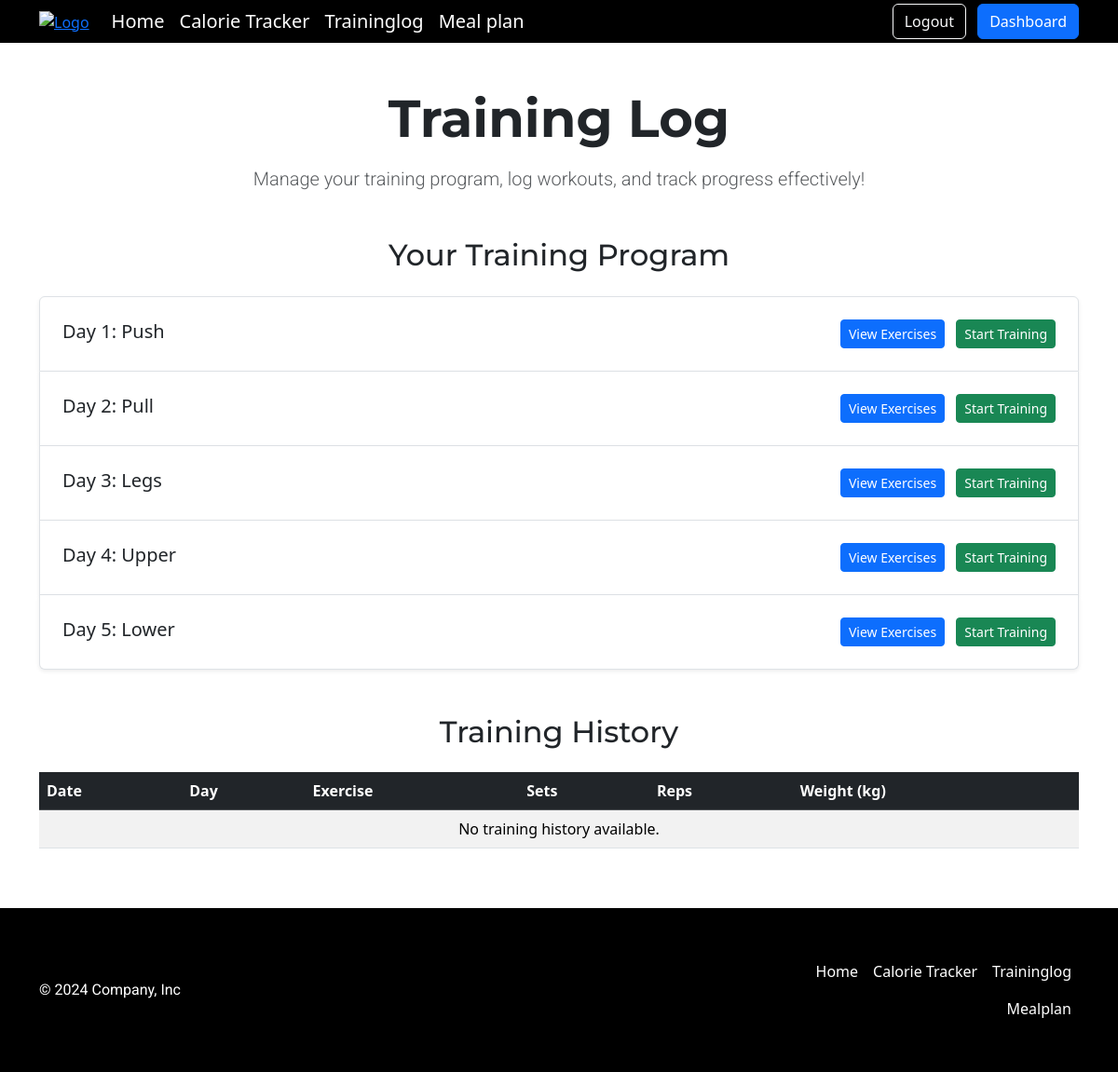
/traininglog (signed in), run on an earlier commit of the app's database.
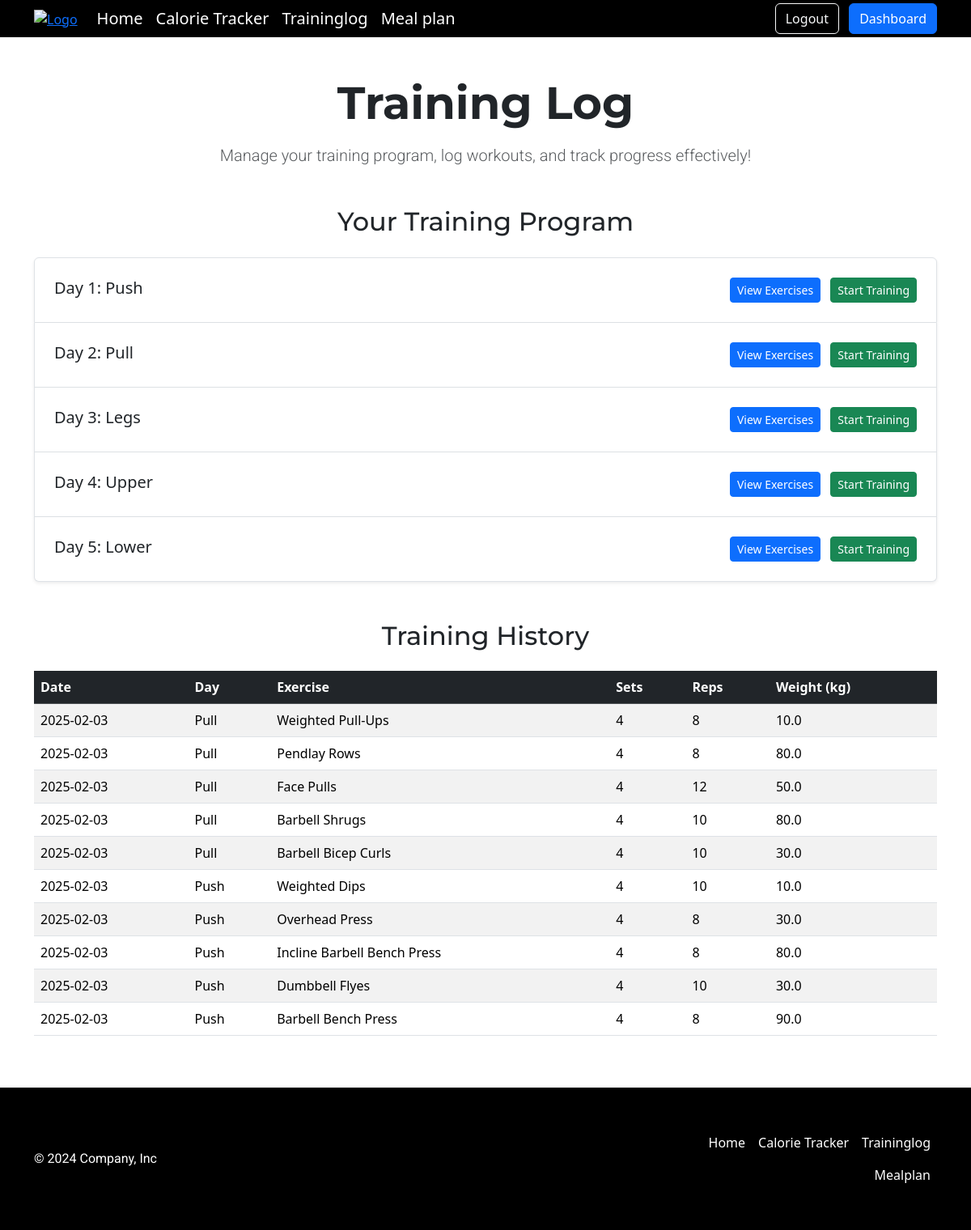
And on a later commit of the database.
### tables this page shows
CREATE TABLE program_days (
id INTEGER PRIMARY KEY AUTOINCREMENT,
program_id INTEGER NOT NULL,
day_number INTEGER NOT NULL, 
day_name TEXT NOT NULL, 
FOREIGN KEY (program_id) REFERENCES training_programs(id) ON DELETE CASCADE
);

CREATE TABLE TrainingLogs (
    id INTEGER PRIMARY KEY AUTOINCREMENT,
    user_id INTEGER NOT NULL,
    day_id INTEGER NOT NULL,
    day_name TEXT NOT NULL,
    exercise_name TEXT NOT NULL,
    sets INTEGER NOT NULL,
    reps TEXT NOT NULL,
    weight REAL NOT NULL,
    created_at TIMESTAMP DEFAULT CURRENT_TIMESTAMP,
    FOREIGN KEY (user_id) REFERENCES users(id) ON DELETE CASCADE,
    FOREIGN KEY (day_id) REFERENCES program_days(id) ON DELETE CASCADE
);

### app.py (the view)
@app.route("/traininglog", methods=["GET", "POST"])
@login_required
def traininglog():
    user_id = session["user_id"]
    if request.method == "POST":
        day_id = request.form.get("day_id")
        session["day_id"] = day_id
        return redirect("/trainingsession")
    else:
        user_data = db.execute(
            """
            SELECT training_days, experience_level
            FROM users
            WHERE id = ?
            """,
            user_id
        )
        raw_program_data = db.execute(
            """
            SELECT
                pd.id AS day_id,
                pd.day_number,
                pd.day_name,
                pe.exercise_name,
                pe.sets,
                pe.reps,
                COALESCE(ls.last_weight, pe.weight) AS weight
            FROM
                training_programs tp
            JOIN
                program_days pd ON tp.id = pd.program_id
            JOIN
                program_exercises pe ON pd.id = pe.day_id
            LEFT JOIN LastSession ls
                ON pe.exercise_name = ls.exercise_name
                AND ls.user_id = ?
                AND ls.day_id = pd.id
            WHERE
                tp.days_per_week = ? AND
                tp.experience_level = ?
            ORDER BY
                pd.day_number, pe.exercise_name
            """,
            user_id, user_data[0]["training_days"], user_data[0]["experience_level"]
        )
        program_data = {}
        for row in raw_program_data:
            day_number = row["day_number"]
            if day_number not in program_data:
                program_data[day_number] = {
                    "day_id": row["day_id"],
                    "day_name": row["day_name"],
                    "exercises": []
                }
            program_data[day_number]["exercises"].append({
                "exercise_name": row["exercise_name"],
                "sets": row["sets"],
                "reps": row["reps"],
                "weight": row["weight"]
            })
        training_history = db.execute(
            """
            SELECT DATE(created_at) AS created_at, day_name, exercise_name, sets, reps, weight
            FROM TrainingLogs
            WHERE user_id = ? AND DATE(created_at) >= DATE('now', '-7 days')
            ORDER BY DATE(created_at) DESC, id DESC
            """,
            user_id
        )
        return render_template("traininglog.html", program_data=program_data, training_history=training_history)

### app.py (called while the page is built)
def login_required(f):
    @wraps(f)
    def decorated_function(*args, **kwargs):
        if session.get("user_id") is None:
            return redirect("/login")
        return f(*args, **kwargs)
    return decorated_function

@app.after_request
def after_request(response):
    response.headers["Cache-Control"] = "no-cache, no-store, must-revalidate"
    response.headers["Expires"] = 0
    response.headers["Pragma"] = "no-cache"
    return response

### templates/traininglog.html (shortened to what this page needs)
{% extends "layout.html" %}
{% block main %}
<div class="container my-5 text-center">
    <h1 class="display-4 mb-3 fw-bold">Training Log</h1>
    <p class="lead text-muted">Manage your training program, log workouts, and track progress effectively!</p>
</div>
<div class="container my-5">
    <h2 class="text-center mb-4">Your Training Program</h2>
    <div class="list-group">
        {% for day_number, day_data in program_data.items() %}
        <div class="list-group-item p-4 shadow-sm">
            <div class="d-flex justify-content-between align-items-center">
                <div>
                    <h5 class="mb-1">Day {{ day_number }}: {{ day_data.day_name }}</h5>
                </div>
                <div>
                    <button class="btn btn-primary btn-sm text-white me-2" type="button" data-bs-toggle="collapse" data-bs-target="#day-{{ day_number }}">
                        View Exercises
                    </button>
                    <form action="/traininglog" method="POST" class="d-inline">
                        <button type="submit" class="btn btn-sm btn-success">Start Training</button>
                    </form>
                </div>
            </div>
        </div>
        {% endfor %}
    </div>
</div>
<div class="container my-5">
    <h2 class="text-center mb-4">Training History</h2>
    <div class="table-responsive">
        <table class="table table-striped">
            <thead class="table-dark">
                <tr>
                    <th>Date</th>
                    <th>Day</th>
                    <th>Exercise</th>
                    <th>Sets</th>
                    <th>Reps</th>
                    <th>Weight (kg)</th>
                </tr>
            </thead>
            <tbody>
                {% if training_history %}
                    {% for log in training_history %}
                    <tr>
                        <td>{{ log.created_at }}</td>
                        <td>{{ log.day_name }}</td>
                        <td>{{ log.exercise_name }}</td>
                        <td>{{ log.sets }}</td>
                        <td>{{ log.reps }}</td>
                        <td>{{ log.weight }}</td>
                    </tr>
                    {% endfor %}
                {% else %}
                    <tr>
                        <td colspan="6" class="text-center">No training history available.</td>
                    </tr>
                {% endif %}
            </tbody>
        </table>
    </div>
</div>
{% endblock %}

### templates/layout.html (shortened to what this page needs)
<!DOCTYPE html>
<html lang="en">
<head>
    <link href="https://cdn.jsdelivr.net/npm/bootstrap@5.3.3/dist/css/bootstrap.min.css" rel="stylesheet">
    <link href="/static/styles.css" rel="stylesheet">
    <link href="https://cdn.jsdelivr.net/npm/bootstrap-icons/font/bootstrap-icons.css" rel="stylesheet">
</head>
<body class="d-flex flex-column min-vh-100">
    <header class="bg-black">
        <div class="container">
            <div class="d-flex flex-wrap align-items-center justify-content-center justify-content-lg-start">
                <a href="/" class="me-3">
                    <img src="/static/logo-white.png" alt="Logo" class="img-fluid" style="max-height: 150px;">
                </a>
                {% if session["user_id"] %}
                    <ul class="nav col-12 col-lg-auto me-lg-auto mb-2 justify-content-center mb-md-0">
                        <li><a href="/" class="nav-link px-2 text-white fs-5">Home</a></li>
                        <li><a href="/calorietracker" class="nav-link px-2 text-white fs-5">Calorie Tracker</a></li>
                        <li><a href="/traininglog" class="nav-link px-2 text-white fs-5">Traininglog</a></li>
                        <li><a href="/mealplan" class="nav-link px-2 text-white fs-5">Meal plan</a></li>
                    </ul>
                    <div class="text-end">
                        <a href="/logout" class="btn btn-outline-light me-2">Logout</a>
                        <a href="/dashboard" class="btn btn-primary">Dashboard</a>
                    </div>
                {% endif %}
            </div>
        </div>
    </header>
    <main class="flex-grow-1">
        {% block main %}{% endblock %}
    </main>
    <footer class="bg-black text-white py-5 mt-auto">
        <div class="container">
            <div class="d-flex flex-wrap justify-content-between align-items-center">
                <p class="col-md-4 mb-0">© 2024 Company, Inc</p>
                <a href="/" class="col-md-4 d-flex align-items-center justify-content-center mb-3 mb-md-0 me-md-auto text-decoration-none">
                    <svg class="bi me-2" width="40" height="32"><use xlink:href="#bootstrap"></use></svg>
                </a>
                {% if session["user_id"] %}
                <ul class="nav col-md-4 justify-content-end">
                    <li class="nav-item"><a href="/" class="nav-link px-2 text-white">Home</a></li>
                    <li class="nav-item"><a href="/calorietracker" class="nav-link px-2 text-white">Calorie Tracker</a></li>
                    <li class="nav-item"><a href="/traininglog" class="nav-link px-2 text-white">Traininglog</a></li>
                    <li class="nav-item"><a href="/mealplan" class="nav-link px-2 text-white">Mealplan</a></li>
                </ul>
                {% endif %}
            </div>
        </div>
    </footer>
</body>
</html>

### static/styles.css (style rules this page uses)
h1, h2, h3 { font-family: 'Montserrat', sans-serif !important; }
p { font-family: 'Roboto', sans-serif !important; }

What changed in the data, as far as the page shows it:
added TrainingLogs: created_at "2025-02-03", day_name "Pull", exercise_name "Weighted Pull-Ups", sets "4", reps "8", weight "10.0"
added TrainingLogs: created_at "2025-02-03", day_name "Pull", exercise_name "Pendlay Rows", sets "4", reps "8", weight "80.0"
added TrainingLogs: created_at "2025-02-03", day_name "Pull", exercise_name "Face Pulls", sets "4", reps "12", weight "50.0"
added TrainingLogs: created_at "2025-02-03", day_name "Pull", exercise_name "Barbell Shrugs", sets "4", reps "10", weight "80.0"
added TrainingLogs: created_at "2025-02-03", day_name "Pull", exercise_name "Barbell Bicep Curls", sets "4", reps "10", weight "30.0"
added TrainingLogs: created_at "2025-02-03", day_name "Push", exercise_name "Weighted Dips", sets "4", reps "10", weight "10.0"
added TrainingLogs: created_at "2025-02-03", day_name "Push", exercise_name "Overhead Press", sets "4", reps "8", weight "30.0"
added TrainingLogs: created_at "2025-02-03", day_name "Push", exercise_name "Incline Barbell Bench Press", sets "4", reps "8", weight "80.0"
added TrainingLogs: created_at "2025-02-03", day_name "Push", exercise_name "Dumbbell Flyes", sets "4", reps "10", weight "30.0"
added TrainingLogs: created_at "2025-02-03", day_name "Push", exercise_name "Barbell Bench Press", sets "4", reps "8", weight "90.0"
Also different on the page:
text no longer shown: "No training history available."
